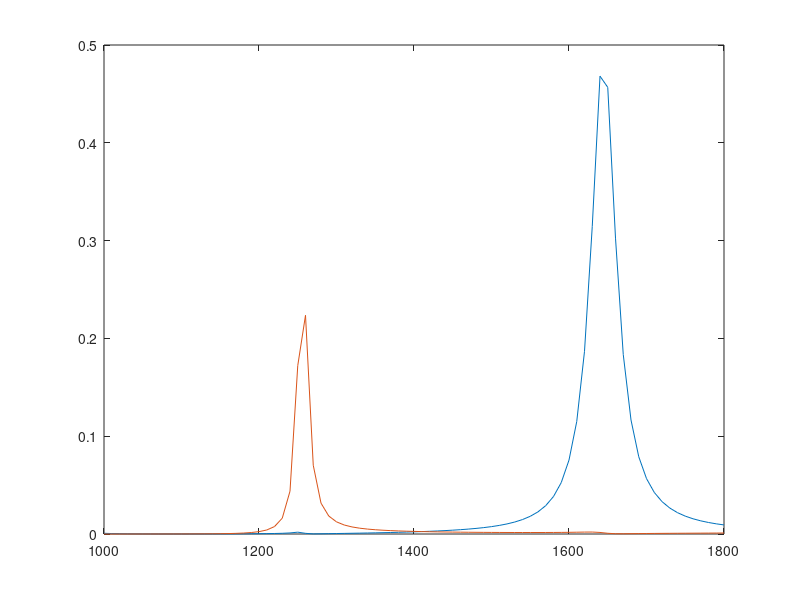

MATLAB code to generate this figure:
close all;
clc;
clear all;
x=[% Model:              6.mph
% Version:            COMSOL 6.3.0.290
% Date:               Nov 3 2026, 00:42
% Dimension:          1
% Nodes:              162
% Expressions:        1
% Description:        Global
% Operating waveglength (nm) , 
1000                         7.267143089442013E-4
1010                         4.6478804635867357E-4
1019.9999999999999           2.920625446970138E-4
1030                         1.782695171074303E-4
1039.9999999999998           1.0375067677255293E-4
1050                         5.575311916853106E-5
1060                         2.5980878166748838E-5
1070                         9.020721454958754E-6
1080                         1.339490976267794E-6
1090                         6.468727952567595E-7
1100                         5.515856046989447E-6
1110                         1.5080654864294717E-5
1120                         2.882528900362734E-5
1129.9999999999998           4.651899883738486E-5
1140                         6.818288921407917E-5
1149.9999999999998           9.408420383281231E-5
1160                         1.2476434579591577E-4
1169.9999999999998           1.6111658206096003E-4
1180                         2.0454999926007166E-4
1190                         2.573241739000095E-4
1200                         3.2326260641951107E-4
1210                         4.094124085577291E-4
1220                         5.303945846377178E-4
1230                         7.216964981990559E-4
1239.9999999999998           0.0010908343711718814
1250                         0.0018841841187100317
1259.9999999999998           6.864601355604683E-4
1270                         1.1489726833402662E-4
1279.9999999999998           2.201739738917009E-4
1290                         3.578617666900047E-4
1300                         4.905827074864866E-4
1310                         6.210419019876856E-4
1320                         7.535555890691818E-4
1330                         8.914454685317878E-4
1340                         0.0010372867391726954
1349.9999999999998           0.0011932691788337296
1360                         0.0013614567659655332
1369.9999999999998           0.0015439754782797727
1380                         0.001743166742068773
1389.9999999999998           0.001961732745287982
1400                         0.0022028837467399183
1409.9999999999998           0.00247051868536563
1420                         0.0027695110967656733
1430                         0.0031059776904620584
1440                         0.003487651023657028
1450                         0.003924384008960718
1459.9999999999998           0.004428843839191054
1470                         0.005017484484822413
1479.9999999999998           0.0057119350283962545
1490                         0.006541019993269603
1499.9999999999998           0.0075437603935741985
1510                         0.008773933062926913
1519.9999999999998           0.010307172683372215
1530                         0.012252348410809162
1540                         0.014770370799814572
1550                         0.01810640712459974
1560                         0.02264732706761124
1569.9999999999998           0.02902887742858725
1580                         0.038345907056352616
1589.9999999999998           0.05258714808262596
1600                         0.07557849646388125
1609.9999999999998           0.11505767023285503
1620                         0.1867769899463531
1629.9999999999998           0.31449584546621523
1640                         0.4681588651553186
1650                         0.4567155874939225
1660                         0.3025236665971438
1670                         0.183560513333749
1679.9999999999998           0.1165684537459501
1690                         0.07899611331857699
1699.9999999999998           0.056664759390840466
1710                         0.042547944413971424
1719.9999999999998           0.03313328455183402
1730                         0.026569073490050405
1739.9999999999998           0.021821128287312367
1750                         0.018280557420307948
1759.9999999999998           0.015571942488009059
1770                         0.013454406488189201
1780                         0.011767986888065286
1789.9999999999998           0.010403237614520576
1800                         0.009283301047496318

];
y=[1000                         1.55558853788429E-5
1010                         8.943243641770098E-6
1019.9999999999999           6.211784581816907E-6
1030                         5.453778423917075E-6
1039.9999999999998           5.963728249685486E-6
1050                         7.629694523827883E-6
1060                         1.0664774616356918E-5
1070                         1.5508695583812633E-5
1080                         2.282157514081539E-5
1090                         3.3539161195500624E-5
1100                         4.8983485937052446E-5
1110                         7.10284056962513E-5
1120                         1.0238969482813395E-4
1129.9999999999998           1.4709879782203998E-4
1140                         2.1129221473945183E-4
1149.9999999999998           3.045800888848703E-4
1160                         4.425209708674842E-4
1169.9999999999998           6.513253401837911E-4
1180                         9.773450190488136E-4
1190                         0.0015076671194178735
1200                         0.0024190786875058125
1210                         0.00410901233251184
1220                         0.007605020721799818
1230                         0.016158104798162345
1239.9999999999998           0.04376090915257953
1250                         0.17216481387586421
1259.9999999999998           0.22364566929460247
1270                         0.07030655698141959
1279.9999999999998           0.031565614317755626
1290                         0.018392223400079632
1300                         0.012421509140793539
1310                         0.009191139070351639
1320                         0.007228136841385648
1330                         0.005934014622032966
1340                         0.005027877080473202
1349.9999999999998           0.0043632805573642144
1360                         0.003857543757435397
1369.9999999999998           0.003460982908492379
1380                         0.0031422142496765905
1389.9999999999998           0.0028805892799442594
1400                         0.002662045911778887
1409.9999999999998           0.0024769713850874503
1420                         0.002318722759316394
1430                         0.002182429491242057
1440                         0.0020644573530341987
1450                         0.0019620602510359545
1459.9999999999998           0.001873145111178628
1470                         0.0017961115345376585
1479.9999999999998           0.0017297425083878527
1490                         0.0016731313676809246
1499.9999999999998           0.0016256359380096715
1510                         0.0015868547863738104
1519.9999999999998           0.0015566236588956165
1530                         0.001535033150641136
1540                         0.0015224720107765832
1550                         0.0015197047855730675
1560                         0.0015279979694733151
1569.9999999999998           0.0015493137057936296
1580                         0.001586583075298018
1589.9999999999998           0.0016439981689494259
1600                         0.001726875827689279
1609.9999999999998           0.0018387935116381132
1620                         0.001964697025525223
1629.9999999999998           0.0019977247779380653
1640                         0.0015958663034820527
1650                         7.45378788823691E-4
1660                         2.960198367119318E-4
1670                         2.600980259827999E-4
1679.9999999999998           3.412109233725911E-4
1690                         4.343805292502623E-4
1699.9999999999998           5.174033571076501E-4
1710                         5.8850961389439E-4
1719.9999999999998           6.499895016401164E-4
1730                         7.044250265456424E-4
1739.9999999999998           7.539505360640139E-4
1750                         8.002149591526254E-4
1759.9999999999998           8.444814203548099E-4
1770                         8.877307933636301E-4
1780                         9.30743382314066E-4
1789.9999999999998           9.741588504861749E-4
1800                         0.001018519429930162];
figure
plot(x(:,1),x(:,2))
hold
plot(y(:,1),y(:,2))
